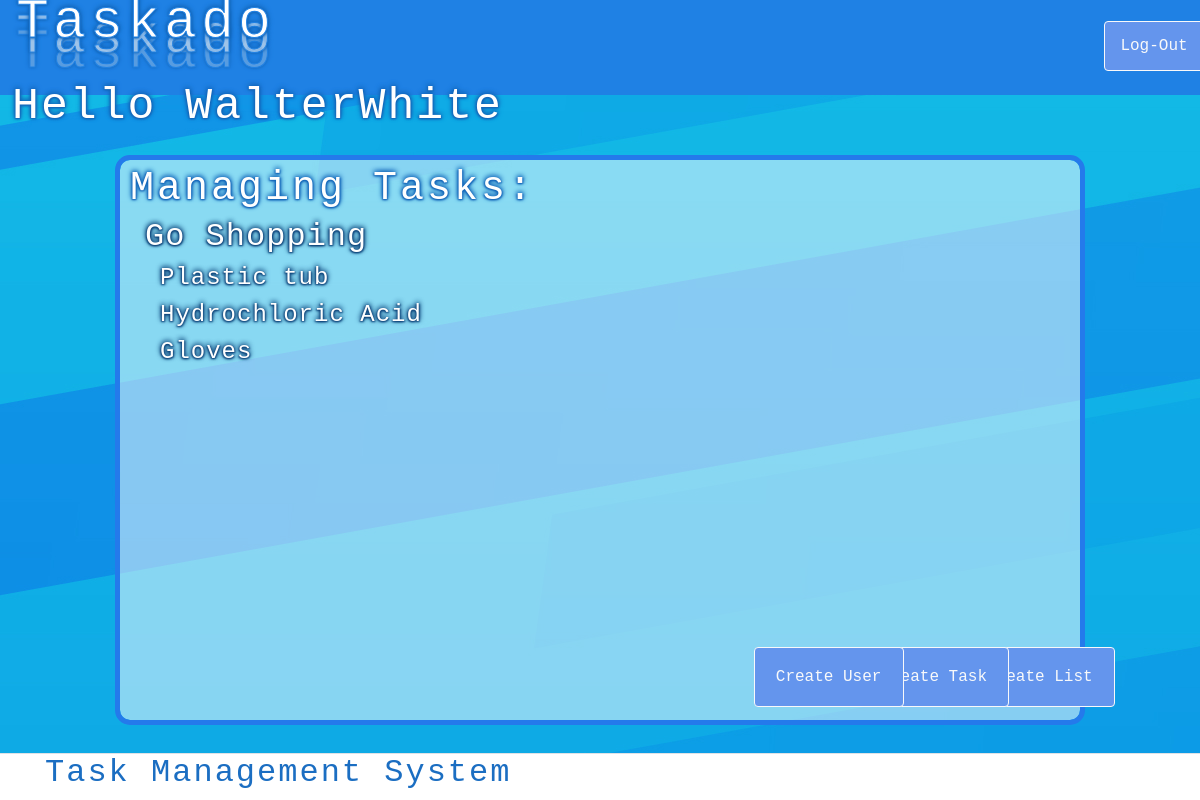
/Admin_Homepage.php?Users=WalterWhite, run on the app's committed database.
### tables this page shows
CREATE TABLE "Lists" (
	"ListID"	INTEGER NOT NULL,
	"ListName"	TEXT NOT NULL,
	"Users_UserID"	INTEGER,
	FOREIGN KEY("Users_UserID") REFERENCES "Users"("UserID"),
	PRIMARY KEY("ListID")
);

CREATE TABLE "Tasks" (
	"TaskID"	INTEGER NOT NULL,
	"TaskName"	TEXT NOT NULL,
	"Description"	TEXT,
	"Users_UserID"	INTEGER,
	"Lists_ListID"	INTEGER,
	"Completed"	INTEGER,
	FOREIGN KEY("Users_UserID") REFERENCES "Users"("UserID"),
	PRIMARY KEY("TaskID")
);

### db_queries.php (called while the page is built, shortened)
<?php
function getID($uname)
{
    $db = new SQLite3('TaskMangementDB.db');
    $sql = "SELECT UserID FROM Users WHERE Username='" . $uname . "'";
    $stmt = $db->prepare($sql);
    $result = $stmt->execute();
    while ($row = $result->fetchArray()) {
        $arrayResult[] = $row;
    }
    return $arrayResult;
}
function ListInfo($id)
{
    $db = new SQLite3('TaskMangementDB.db');
    $sql = "SELECT ListID, ListName FROM Lists WHERE Users_UserID='" . $id . "'";
    $stmt = $db->prepare($sql);
    $result = $stmt->execute();
    while ($row = $result->fetchArray()) {
        $arrayResult[] = $row;
    }
    return $arrayResult;
}
function TaskInfo($id)
{
    $db = new SQLite3('TaskMangementDB.db');
    $sql = "SELECT TaskName, Completed FROM Tasks WHERE Lists_ListID='" . $id . "'";
    $stmt = $db->prepare($sql);
    $result = $stmt->execute();
    $arrayResult = [];
    while ($row = $result->fetchArray()) {
        $arrayResult[] = $row;
    }
    return $arrayResult;
}

### Admin_Homepage.php (the view, shortened to what this page needs)
<?php
require("NavBar.php");
require("db_queries.php");
$userID = getID($_GET['Users']);
$List = ListInfo($userID[0][0]);
?>
<body class="bgColor">
    <nav class="navbar navbar-light navbarStart justify-content-between" style="height: 95px">
        <div>
            <h1 class="titlefont3">Taskado</h1>
            <h1 class="titlefont2">Taskado</h1>
            <h1 class="titlefont1">Taskado</h1>
        </div>
        <a href="StartPage.php"><button class="signupButton1 buttonText btn btn-outline-light my-2 my-sm-0 " style="background-color:cornflowerblue" type="submit">Log-Out</button></a>
    </nav>
    <div class="container">
        <main role="main" class="pb-3">
            <h1 class="pagefont"> Hello <?php echo $_GET['Users']; ?></h1>
            <br>
        </main>
    </div>
    <nav class="box1">
        <h1 class="titlefont4">Managing Tasks:</h1>
        <br>
        <br>
        <?php for ($I = 0; $I < count($List); $I++) {
            $Tasks = TaskInfo($List[$I][0]) ?>
            <div class="col">
                <div class="ListTitle">
                    <h2 style="color:white; text-shadow: -1px 1px 2px #0f467c, 1px 1px 2px #0f467c, 1px -1px 5px #0f467c, -1px -1px 5px #0f467c; letter-spacing: 1px; font-family: monospace;"><?php echo $List[$I][1]; ?></h2>
                </div>
                <div class="TaskBox col-6">
                    <?php $Z = 0;
                    if ($Tasks != NULL) {
                        while ($Z < count($Tasks)) { ?>
                            <div class="TaskName">
                                <h4 style="color:white; text-shadow: -1px 1px 2px #0f467c, 1px 1px 2px #0f467c, 1px -1px 5px #0f467c, -1px -1px 5px #0f467c; letter-spacing: 1px; font-family: monospace;"><?php echo $Tasks[$Z][0]; ?></h4>
                            </div>
                    <?php $Z++;
                        }
                    }
                    ?>
                </div>
            </div>
        <?php }
        ?>
        <div>
            <a href=<?php echo "Create_List.php?id=" . $userID[0][0]; ?>><button class="CreateListButton buttonText btn btn-outline-light my-2 my-sm-0 " style="background-color:cornflowerblue" type="submit">Create List</button></a>
            <a href=<?php echo "Create_Task.php?id=" . $userID[0][0]; ?>><button class="CreateTaskButton buttonText btn btn-outline-light my-2 my-sm-0 " style="background-color:cornflowerblue" type="submit">Create Task</button></a>
            <a href=<?php echo "CreateNew_Admin.php?id=" . $userID[0][0]; ?>><button class="CreateUserButton buttonText btn btn-outline-light my-2 my-sm-0 " style="background-color:cornflowerblue" type="submit">Create User</button></a>
        </div>
    </nav>
</body>
<?php require("Footer.php"); ?>

### site.css (style rules this page uses)
.titlefont1 { font-family: monospace; font-size: 55px; letter-spacing: 4px; white-space: nowrap; color: #ffffff; position: absolute; top: -10px; -webkit-text-stroke: 1px #1f81e4; text-shadow: -1px 1px 2px #1467ba, 1px 1px 2px #1467ba, 1px -1px 5px #1467ba, -1px -1px 5px #1467ba; }
.titlefont2 { font-family: monospace; font-size: 55px; letter-spacing: 4px; white-space: nowrap; color: #ffffffb7; position: absolute; top: 5px; opacity: 0.7; -webkit-text-stroke: 1px #1f81e4; text-shadow: -1px 1px 2px #1467ba, 1px 1px 2px #1467ba, 1px -1px 5px #1467ba, -1px -1px 5px #1467ba; }
.titlefont3 { font-family: monospace; font-size: 55px; letter-spacing: 4px; white-space: nowrap; color: #ffffff88; position: absolute; top: 20px; opacity: 0.5; -webkit-text-stroke: 1px #1f81e4; text-shadow: -1px 1px 2px #1467ba, 1px 1px 2px #1467ba, 1px -1px 5px #1467ba, -1px -1px 5px #1467ba; }
.titlefont4 { font-family: monospace; font-size: 40px; letter-spacing: 3px; white-space: nowrap; color: #ffffff; position: absolute; top: 5px; text-shadow: -1px 1px 2px #1467ba, 1px 1px 2px #1467ba, 1px -1px 5px #1467ba, -1px -1px 5px #1467ba }
.pagefont { font-family: monospace; font-size: 280%; letter-spacing: 2px; white-space: nowrap; color: #ffffff; position: absolute; top: 10%; left: 1%; text-shadow: -1px 1px 2px #1467ba, 1px 1px 2px #1467ba, 1px -1px 5px #1467ba, -1px -1px 5px #1467ba; }
body { background-image: url("blueBkg1.jpg"); }
.box1 { height: 70%; width: 80%; border-radius: 10px; padding: 10px; position: absolute; bottom: 10%; left: 10%; background: rgba(255, 255, 255, 0.5); outline: solid 5px #247aeb; }
.CreateListButton { top: 87%; left: 88%; width: 150px; height: 60px; font-size: 70px; position: absolute; background-color: #1623ce; border-radius: 20px; }
.CreateTaskButton { top: 87%; left: 77%; width: 150px; height: 60px; font-size: 70px; position: absolute; background-color: #1623ce; border-radius: 20px; }
.CreateUserButton { top: 87%; left: 66%; width: 150px; height: 60px; font-size: 70px; position: absolute; background-color: #1623ce; border-radius: 20px; }
.navbarStart { background-color: #1f81e4; }
.signupButton1 { top: 22.5%; left: 92%; width: 100px; height: 50px; position: absolute; background-color: #fff; border-radius: 20px; }
.buttonText { font-family: monospace; font-size: 65px; }
html { font-size: 14px; }
@media (min-width: 768px) { html { font-size: 16px; } }
html { position: relative; min-height: 100%; }
body { margin-bottom: 60px; }
.bgColor { background-color: rgb(119, 173, 231); }
.container { min-height: 100%; }

### data on the page
lists: ListName "Go Shopping"
tasks: TaskName "Plastic tub"
tasks: TaskName "Hydrochloric Acid"
tasks: TaskName "Gloves"

### other printed values
$_GET['Users'] "WalterWhite"
